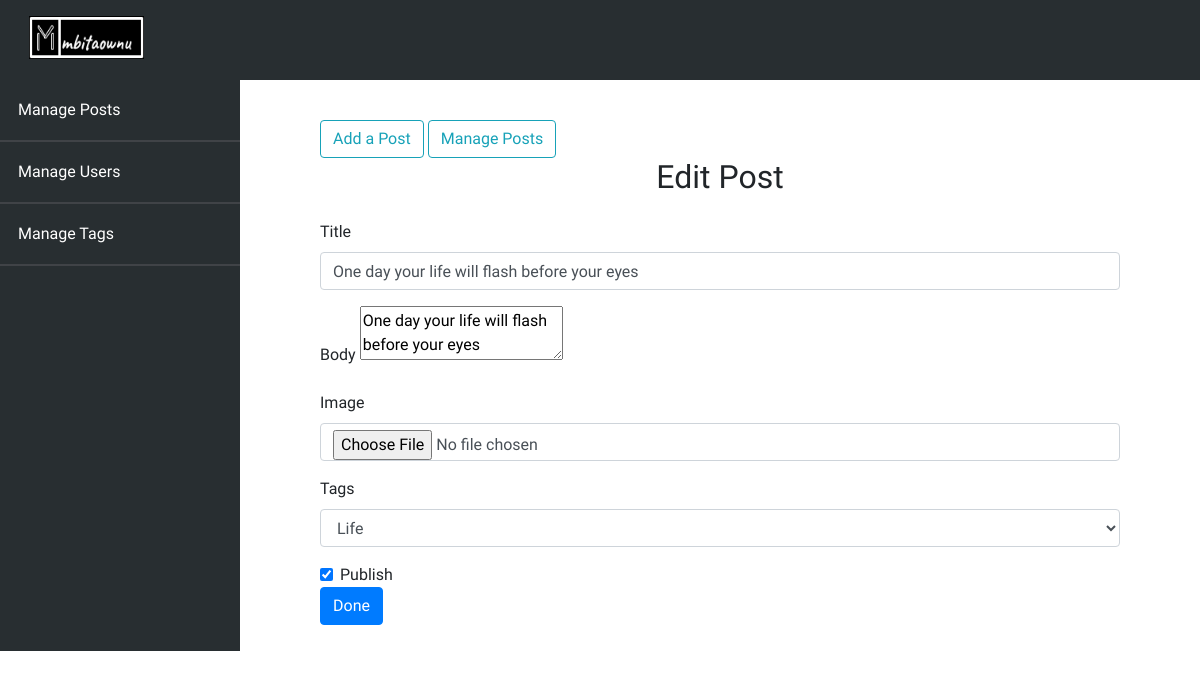
Screenshot of /admin/posts/edit.php?id=12 with the database file from the repository.
### tables this page shows
CREATE TABLE `posts` (
  `id` int(11) NOT NULL,
  `user_id` int(11) NOT NULL,
  `topic_id` int(11) DEFAULT NULL,
  `title` varchar(255) NOT NULL,
  `body` text NOT NULL,
  `image` varchar(255) NOT NULL,
  `published` tinyint(4) NOT NULL,
  `created_at` datetime NOT NULL DEFAULT CURRENT_TIMESTAMP
);

### app/controllers/posts.php (called while the page is built, shortened)
<?php
include(ROOT_PATH . "/app/database/db.php");
$topics = selectAll('topics');
$table = 'posts';
if (isset($_GET['id'])) {
    $post = selectOne($table, ['id' => $_GET['id']]);
    $title = $post['title'];
    $topic_id = $post['topic_id'];
}

### app/database/db.php (called while the page is built, shortened)
<?php
require('connect.php');
function executeQuery($sql, $data)
{
    global $conn;
    $stmt = $conn->prepare($sql);
    $values = array_values($data);
    $types = str_repeat('s', count($values));
    $stmt->bind_param($types, ...$values);
    $stmt->execute();
    return $stmt;
}
function selectAll($table, $conditions = [])
{
    global $conn;
    $sql = "SELECT * FROM $table";
    if (empty($conditions)) {
        $stmt = $conn->prepare($sql);
        $stmt->execute();
        return $stmt->get_result()->fetch_all(MYSQLI_ASSOC);
    }
}
function selectOne($table, $conditions)
{
    $sql = "SELECT * FROM $table";
    $index = 0;
    foreach ($conditions as $key => $value) {
        if ($index == 0) {
            $sql = $sql . " WHERE $key = ?";
        } else {
            $sql = $sql . " AND $key = ?";
        }
        $index++;
    }
    $sql = $sql . " LIMIT 1";
    $stmt = executeQuery($sql, $conditions);
    return $stmt->get_result()->fetch_assoc();
}

### admin/posts/edit.php (the view, shortened to what this page needs)
<?php
include(ROOT_PATH . "/app/controllers/posts.php");
?>
<!DOCTYPE html>
<html lang="en">
<head>
    <link rel="stylesheet" href="https://stackpath.bootstrapcdn.com/font-awesome/4.7.0/css/font-awesome.min.css">
    <link rel="stylesheet" href="https://stackpath.bootstrapcdn.com/bootstrap/4.5.2/css/bootstrap.min.css">
    <link rel="stylesheet" href="../../assets/css/styles.css">
    <link rel="stylesheet" href="../../assets/css/admin.css">
</head>
<body>
    <?php include(ROOT_PATH . "/app/includes/adminHeader.php") ?>
    <div class="admin-wrapper">
        <?php include(ROOT_PATH . "/app/includes/adminSideBar.php") ?>
        <div class="admin-content">
            <div class="button-group">
                <a href="create.php" class="btn btn-outline-info">Add a Post</a>
                <a href="index.php" class="btn btn-outline-info">Manage Posts</a>
            </div>
            <div class="content">
                <h2 class="page-title">Edit Post</h2>
                <form action="edit.php" method="POST" enctype="multipart/form-data">
                    <div class="form-group">
                        <label for="title">Title</label>
                        <input type="text" class="form-control" name="title" value="<?php echo $title ?>" id="text_input">
                    </div>
                    <div class="form-group">
                        <label for="body">Body</label>
                        <textarea name="body" id="body"><?php echo $title ?></textarea>
                    </div>
                    <div class="form-group">
                        <label for="image">Image</label>
                        <input type="file" name="image" class="form-control">
                    </div>
                    <div class="form-group">
                        <label for="tags">Tags</label>
                        <select name="topic_id" id="topic" class="form-control">
                            <?php foreach ($topics as $key => $topic) : ?>
                                <?php if (!empty($topic_id) && $topic_id == $topic['id']) : ?>
                                    <option selected value="<?php echo $topic['id'] ?>"><?php echo $topic['name'] ?></option>
                                <?php else : ?>
                                    <option value="<?php echo $topic['id'] ?>"><?php echo $topic['name'] ?></option>
                                <?php endif; ?>
                            <?php endforeach; ?>
                        </select>
                    </div>
                    <div class="form-check">
                        <?php if (empty($published) && $published == 0) : ?>
                            <input type="checkbox" class="form-check-input" name="published" id="publish">
                            <label for="publish" class="form-check-label">
                                Publish
                            </label>
                        <?php else : ?>
                            <input type="checkbox" checked class="form-check-input" name="published" id="publish">
                            <label for="publish" class="form-check-label">
                                Publish
                            </label>
                        <?php endif; ?>
                    </div>
                    <div class="button-submit">
                        <button type="submit" name="update-post" class="btn btn-primary">Done</button>
                    </div>
                </form>
            </div>
        </div>
    </div>
</body>
</html>

### assets/css/styles.css (style rules this page uses)
* { box-sizing: border-box; }
body { font-family: 'Work Sans', sans-serif; padding: 0px; margin: 0px; }

### assets/css/admin.css (style rules this page uses)
.admin-wrapper { display: flex; height: calc(100% - 66px); }
.admin-wrapper .admin-content { flex: 8; height: calc(100%- 10vh); padding: 2.5rem 5rem 5rem; overflow-y: auto; margin-left: 20vw; }
.admin-content .page-title { text-align: center; margin-bottom: 1.5rem; }
#publish { color: blue; padding: .5rem; }

### rows the page displays
posts: title "One day your life will flash before your eyes", body "One day your life will flash before your eyes"

### other values shown
form field topic_id "Life"
